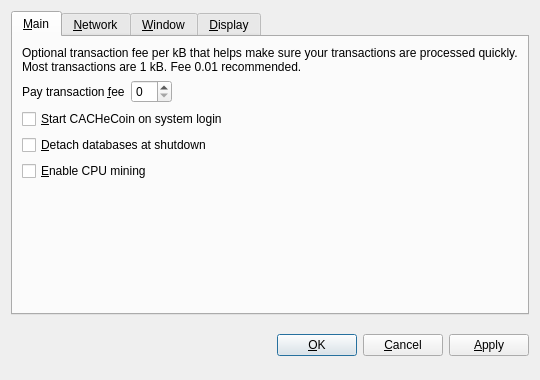
<?xml version="1.0" encoding="UTF-8"?>
<ui version="4.0">
 <class>OptionsDialog</class>
 <widget class="QDialog" name="OptionsDialog">
  <property name="geometry">
   <rect>
    <x>0</x>
    <y>0</y>
    <width>540</width>
    <height>380</height>
   </rect>
  </property>
  <property name="windowTitle">
   <string>Options</string>
  </property>
  <property name="modal">
   <bool>true</bool>
  </property>
  <layout class="QVBoxLayout" name="verticalLayout">
   <item>
    <widget class="QTabWidget" name="tabWidget">
     <property name="tabPosition">
      <enum>QTabWidget::North</enum>
     </property>
     <property name="currentIndex">
      <number>0</number>
     </property>
     <widget class="QWidget" name="tabMain">
      <attribute name="title">
       <string>&amp;Main</string>
      </attribute>
      <layout class="QVBoxLayout" name="verticalLayout_Main">
       <item>
        <widget class="QLabel" name="transactionFeeInfoLabel">
         <property name="text">
          <string>Optional transaction fee per kB that helps make sure your transactions are processed quickly. Most transactions are 1 kB. Fee 0.01 recommended.</string>
         </property>
         <property name="textFormat">
          <enum>Qt::PlainText</enum>
         </property>
         <property name="wordWrap">
          <bool>true</bool>
         </property>
        </widget>
       </item>
       <item>
        <layout class="QHBoxLayout" name="horizontalLayout_Main">
         <item>
          <widget class="QLabel" name="transactionFeeLabel">
           <property name="text">
            <string>Pay transaction &amp;fee</string>
           </property>
           <property name="textFormat">
            <enum>Qt::PlainText</enum>
           </property>
           <property name="buddy">
            <cstring>transactionFee</cstring>
           </property>
          </widget>
         </item>
         <item>
          <widget class="BitcoinAmountField" name="transactionFee"/>
         </item>
         <item>
          <spacer name="horizontalSpacer_Main">
           <property name="orientation">
            <enum>Qt::Horizontal</enum>
           </property>
           <property name="sizeHint" stdset="0">
            <size>
             <width>40</width>
             <height>20</height>
            </size>
           </property>
          </spacer>
         </item>
        </layout>
       </item>
       <item>
        <widget class="QCheckBox" name="bitcoinAtStartup">
         <property name="toolTip">
          <string>Automatically start CACHeCoin after logging in to the system.</string>
         </property>
         <property name="text">
          <string>&amp;Start CACHeCoin on system login</string>
         </property>
        </widget>
       </item>
       <item>
        <widget class="QCheckBox" name="detachDatabases">
         <property name="toolTip">
          <string>Detach block and address databases at shutdown. This means they can be moved to another data directory, but it slows down shutdown. The wallet is always detached.</string>
         </property>
         <property name="text">
          <string>&amp;Detach databases at shutdown</string>
         </property>
        </widget>
       </item>
       <item>
        <widget class="QCheckBox" name="cpuMining">
         <property name="toolTip">
          <string>Enable Proof-of-Work CPU mining (generating/minting) of CACHeCoins (NOT to be confused with Proof-of-Stake!).</string>
         </property>
         <property name="text">
          <string>&amp;Enable CPU mining</string>
         </property>
        </widget>
       </item>
       <item>
        <spacer name="verticalSpacer_Main">
         <property name="orientation">
          <enum>Qt::Vertical</enum>
         </property>
         <property name="sizeHint" stdset="0">
          <size>
           <width>20</width>
           <height>40</height>
          </size>
         </property>
        </spacer>
       </item>
      </layout>
     </widget>
     <widget class="QWidget" name="tabNetwork">
      <attribute name="title">
       <string>&amp;Network</string>
      </attribute>
      <layout class="QVBoxLayout" name="verticalLayout_Network">
       <item>
        <widget class="QCheckBox" name="mapPortUpnp">
         <property name="toolTip">
          <string>Automatically open the CACHeCoin client port on the router. This only works when your router supports UPnP and it is enabled.</string>
         </property>
         <property name="text">
          <string>Map port using &amp;UPnP</string>
         </property>
        </widget>
       </item>
       <item>
        <widget class="QCheckBox" name="connectSocks">
         <property name="toolTip">
          <string>Connect to the CACHeCoin network through a SOCKS proxy (e.g. when connecting through Tor).</string>
         </property>
         <property name="text">
          <string>&amp;Connect through SOCKS proxy:</string>
         </property>
        </widget>
       </item>
       <item>
        <layout class="QHBoxLayout" name="horizontalLayout_Network">
         <item>
          <widget class="QLabel" name="proxyIpLabel">
           <property name="text">
            <string>Proxy &amp;IP:</string>
           </property>
           <property name="textFormat">
            <enum>Qt::PlainText</enum>
           </property>
           <property name="buddy">
            <cstring>proxyIp</cstring>
           </property>
          </widget>
         </item>
         <item>
          <widget class="QValidatedLineEdit" name="proxyIp">
           <property name="maximumSize">
            <size>
             <width>140</width>
             <height>16777215</height>
            </size>
           </property>
           <property name="toolTip">
            <string>IP address of the proxy (e.g. 127.0.0.1)</string>
           </property>
          </widget>
         </item>
         <item>
          <widget class="QLabel" name="proxyPortLabel">
           <property name="text">
            <string>&amp;Port:</string>
           </property>
           <property name="textFormat">
            <enum>Qt::PlainText</enum>
           </property>
           <property name="buddy">
            <cstring>proxyPort</cstring>
           </property>
          </widget>
         </item>
         <item>
          <widget class="QLineEdit" name="proxyPort">
           <property name="maximumSize">
            <size>
             <width>55</width>
             <height>16777215</height>
            </size>
           </property>
           <property name="toolTip">
            <string>Port of the proxy (e.g. 9050)</string>
           </property>
          </widget>
         </item>
         <item>
          <widget class="QLabel" name="socksVersionLabel">
           <property name="text">
            <string>SOCKS &amp;Version:</string>
           </property>
           <property name="textFormat">
            <enum>Qt::PlainText</enum>
           </property>
           <property name="buddy">
            <cstring>socksVersion</cstring>
           </property>
          </widget>
         </item>
         <item>
          <widget class="QValueComboBox" name="socksVersion">
           <property name="toolTip">
            <string>SOCKS version of the proxy (e.g. 5)</string>
           </property>
          </widget>
         </item>
         <item>
          <spacer name="horizontalSpacer_Network">
           <property name="orientation">
            <enum>Qt::Horizontal</enum>
           </property>
           <property name="sizeHint" stdset="0">
            <size>
             <width>40</width>
             <height>20</height>
            </size>
           </property>
          </spacer>
         </item>
        </layout>
       </item>
       <item>
        <spacer name="verticalSpacer_Network">
         <property name="orientation">
          <enum>Qt::Vertical</enum>
         </property>
         <property name="sizeHint" stdset="0">
          <size>
           <width>20</width>
           <height>40</height>
          </size>
         </property>
        </spacer>
       </item>
      </layout>
     </widget>
     <widget class="QWidget" name="tabWindow">
      <attribute name="title">
       <string>&amp;Window</string>
      </attribute>
      <layout class="QVBoxLayout" name="verticalLayout_Window">
       <item>
        <widget class="QCheckBox" name="minimizeToTray">
         <property name="toolTip">
          <string>Show only a tray icon after minimizing the window.</string>
         </property>
         <property name="text">
          <string>&amp;Minimize to the tray instead of the taskbar</string>
         </property>
        </widget>
       </item>
       <item>
        <widget class="QCheckBox" name="minimizeOnClose">
         <property name="toolTip">
          <string>Minimize instead of exit the application when the window is closed. When this option is enabled, the application will be closed only after selecting Quit in the menu.</string>
         </property>
         <property name="text">
          <string>M&amp;inimize on close</string>
         </property>
        </widget>
       </item>
       <item>
        <spacer name="verticalSpacer_Window">
         <property name="orientation">
          <enum>Qt::Vertical</enum>
         </property>
         <property name="sizeHint" stdset="0">
          <size>
           <width>20</width>
           <height>40</height>
          </size>
         </property>
        </spacer>
       </item>
      </layout>
     </widget>
     <widget class="QWidget" name="tabDisplay">
      <attribute name="title">
       <string>&amp;Display</string>
      </attribute>
      <layout class="QVBoxLayout" name="verticalLayout_Display">
       <item>
        <layout class="QHBoxLayout" name="horizontalLayout_1_Display">
         <item>
          <widget class="QLabel" name="langLabel">
           <property name="text">
            <string>User Interface &amp;language:</string>
           </property>
           <property name="textFormat">
            <enum>Qt::PlainText</enum>
           </property>
           <property name="buddy">
            <cstring>lang</cstring>
           </property>
          </widget>
         </item>
         <item>
          <widget class="QValueComboBox" name="lang">
           <property name="toolTip">
            <string>The user interface language can be set here. This setting will take effect after restarting CACHeCoin.</string>
           </property>
          </widget>
         </item>
        </layout>
       </item>
       <item>
        <layout class="QHBoxLayout" name="horizontalLayout_2_Display">
         <item>
          <widget class="QLabel" name="unitLabel">
           <property name="text">
            <string>&amp;Unit to show amounts in:</string>
           </property>
           <property name="textFormat">
            <enum>Qt::PlainText</enum>
           </property>
           <property name="buddy">
            <cstring>unit</cstring>
           </property>
          </widget>
         </item>
         <item>
          <widget class="QValueComboBox" name="unit">
           <property name="toolTip">
            <string>Choose the default subdivision unit to show in the interface and when sending coins.</string>
           </property>
          </widget>
         </item>
        </layout>
       </item>
       <item>
        <widget class="QCheckBox" name="displayAddresses">
         <property name="toolTip">
          <string>Whether to show CACHeCoin addresses in the transaction list or not.</string>
         </property>
         <property name="text">
          <string>&amp;Display addresses in transaction list</string>
         </property>
        </widget>
       </item>
       <item>
        <spacer name="verticalSpacer_Display">
         <property name="orientation">
          <enum>Qt::Vertical</enum>
         </property>
         <property name="sizeHint" stdset="0">
          <size>
           <width>20</width>
           <height>40</height>
          </size>
         </property>
        </spacer>
       </item>
      </layout>
     </widget>
    </widget>
   </item>
   <item>
    <layout class="QHBoxLayout" name="horizontalLayout_Buttons">
     <item>
      <spacer name="horizontalSpacer_1">
       <property name="orientation">
        <enum>Qt::Horizontal</enum>
       </property>
       <property name="sizeHint" stdset="0">
        <size>
         <width>40</width>
         <height>48</height>
        </size>
       </property>
      </spacer>
     </item>
     <item>
      <widget class="QLabel" name="statusLabel">
       <property name="font">
        <font>
         <weight>75</weight>
         <bold>true</bold>
        </font>
       </property>
       <property name="text">
        <string/>
       </property>
       <property name="textFormat">
        <enum>Qt::PlainText</enum>
       </property>
       <property name="wordWrap">
        <bool>true</bool>
       </property>
      </widget>
     </item>
     <item>
      <spacer name="horizontalSpacer_2">
       <property name="orientation">
        <enum>Qt::Horizontal</enum>
       </property>
       <property name="sizeHint" stdset="0">
        <size>
         <width>40</width>
         <height>48</height>
        </size>
       </property>
      </spacer>
     </item>
     <item>
      <widget class="QPushButton" name="okButton">
       <property name="text">
        <string>&amp;OK</string>
       </property>
      </widget>
     </item>
     <item>
      <widget class="QPushButton" name="cancelButton">
       <property name="text">
        <string>&amp;Cancel</string>
       </property>
       <property name="autoDefault">
        <bool>false</bool>
       </property>
      </widget>
     </item>
     <item>
      <widget class="QPushButton" name="applyButton">
       <property name="text">
        <string>&amp;Apply</string>
       </property>
       <property name="autoDefault">
        <bool>false</bool>
       </property>
      </widget>
     </item>
    </layout>
   </item>
  </layout>
 </widget>
 <customwidgets>
  <customwidget>
   <class>BitcoinAmountField</class>
   <extends>QSpinBox</extends>
   <header>bitcoinamountfield.h</header>
  </customwidget>
  <customwidget>
   <class>QValueComboBox</class>
   <extends>QComboBox</extends>
   <header>qvaluecombobox.h</header>
  </customwidget>
  <customwidget>
   <class>QValidatedLineEdit</class>
   <extends>QLineEdit</extends>
   <header>qvalidatedlineedit.h</header>
  </customwidget>
 </customwidgets>
 <resources/>
 <connections/>
</ui>
